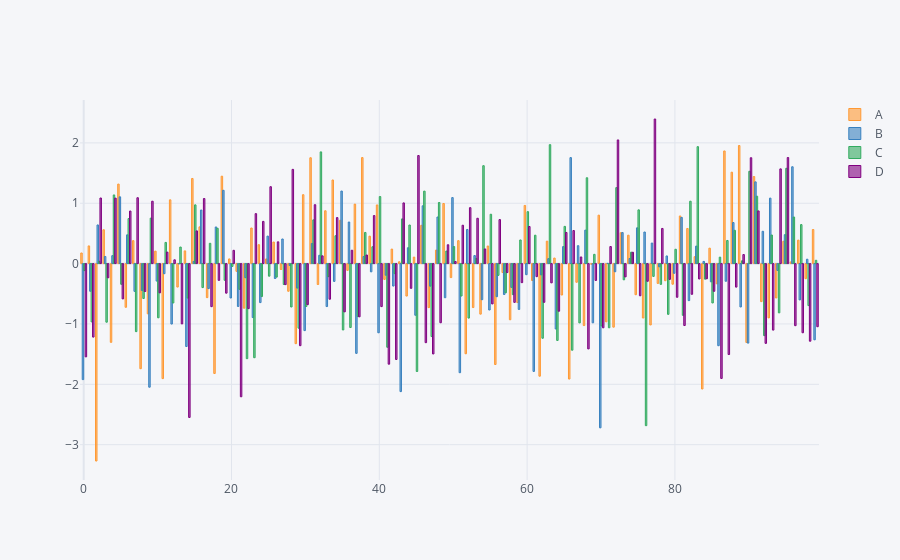

The notebook cell saved with this chart:
### Code cell
df.iplot(kind='bar') #as there are many rows so the plot will be messy
